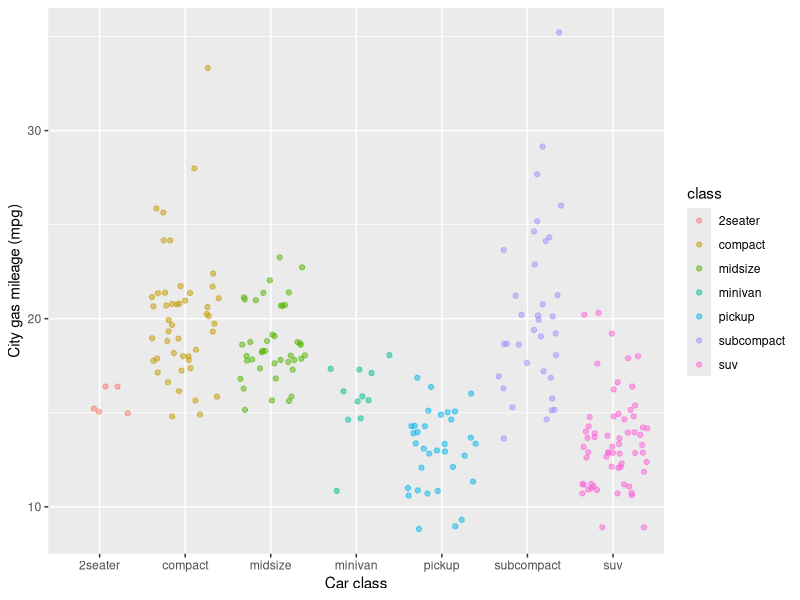

Write the R code that produced this figure.
## ---- chunk 1
knitr::opts_chunk$set(echo = TRUE)

library(tidyverse)
## ---- chunk 2
ggplot(data = mpg, aes(x = class, y = cty)) + 
  geom_jitter(aes(color = class), alpha = 0.5) + 
  labs(x = "Car class", y = "City gas mileage (mpg)")
